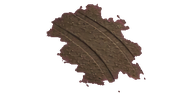
#> input picture game/assets/props/decal_cart_ruts.png, 192 x 96 px, given in place of gpt_walk_haeju.png, which was not available
$ python process-gpt-art.py
#> lines starting #> are read from the running program, lines starting #| are printed output that depends on the picture; after the words box and inside, x2 and y2 are one past the last pixel; in counts of white or black regions, pixels touching at a corner belong together; pictures that were not available may be replaced by others from this repository, and a replacement may not be noted
#!/usr/bin/env python3
"""Bake GPT-generated source sheets into the game's runtime asset slots.

The source images are original assets generated for the project. Sprite sources
use a #ff00ff chroma background; terrain and UI sources are opaque.
"""
from __future__ import annotations

import argparse
from pathlib import Path

import numpy as np
from PIL import Image, ImageOps


ROOT = Path(__file__).resolve().parents[1]
GAME = ROOT / "game"
OUT_CHAR = GAME / "assets" / "chars"
OUT_PROP = GAME / "assets" / "props"
OUT_BLD = GAME / "assets" / "bld"
OUT_TEX = GAME / "assets" / "tex"
OUT_UI = GAME / "assets" / "ui"
PREVIEW = ROOT / "artifacts" / "gpt_art_preview"

CELL_W, CELL_H = 56, 76

CHARACTERS = (
    "haeju",
    "mujin",
    "dochi",
    "wolsim",
    "acolyte",
    "steward",
    "soldier",
    "sailor",
    "priest",
    "villager",
    "believer",
    "patient",
    "child",
    "prisoner",
)

CHARACTER_IDS = {
    "haeju": "agent_haeju",
    "mujin": "agent_mujin",
    "dochi": "agent_dochi",
    "wolsim": "agent_wolsim",
    "acolyte": "guard_acolyte",
    "steward": "guard_steward",
    "soldier": "guard_soldier",
    "sailor": "guard_sailor",
    "priest": "guard_priest",
    "villager": "civil_villager",
    "believer": "civil_believer",
    "patient": "civil_patient",
    "child": "civil_child",
    "prisoner": "civil_prisoner",
}

# Generated rows are ordered SE, SW, NW, NE. Keep this explicit so a future
# source sheet can be corrected without changing the runtime format.
DIR_ORDER = {
    "haeju": (0, 2, 1, 3),
}

PROP_A = (
    ("prop_pine", 80, 160),
    ("prop_tree", 90, 140),
    ("prop_bush", 56, 48),
    ("prop_rock", 52, 40),
    ("prop_jar", 32, 44),
    ("prop_net", 56, 64),
    ("prop_rack", 60, 64),
    ("prop_cart", 80, 56),
    ("prop_well", 64, 72),
    ("prop_boat", 110, 56),
    ("prop_wreck", 110, 52),
    ("prop_crate", 44, 44),
    ("prop_kiln", 64, 72),
    ("prop_altar", 60, 52),
    ("prop_belltower", 64, 180),
    ("prop_stalag", 40, 80),
)

TERRAINS = (
    "terr_sea",
    "terr_mud",
    "terr_sand",
    "terr_grass",
    "terr_dirt",
    "terr_wood",
    "terr_stone",
    "terr_salt",
    "terr_reed",
    "terr_rock",
    "terr_floor",
    "terr_pier",
    "terr_cave",
)

BUILDING_A = (
    ("bld_thatch_2x2", 256, 260),
    ("bld_thatch_3x2", 320, 292),
    ("bld_thatch_5x4", 576, 422),
    ("bld_tile_2x2", 256, 262),
)

BUILDING_B = (
    ("bld_tile_3x2", 320, 294),
    ("bld_tile_4x4", 512, 392),
    ("bld_tile_6x4", 640, 456),
    ("bld_west_8x6", 896, 604),
)

BUILDING_VARIANTS_A = (
    ("bld_thatch_2x2_v1", 256, 260),
    ("bld_thatch_2x2_v2", 256, 260),
    ("bld_thatch_3x2_v1", 320, 292),
    ("bld_thatch_3x2_v2", 320, 292),
)

BUILDING_VARIANTS_B = (
    ("bld_tile_2x2_v1", 256, 262),
    ("bld_tile_2x2_v2", 256, 262),
    ("bld_tile_3x2_v1", 320, 294),
    ("bld_thatch_5x4_v1", 576, 422),
)

DECALS = (
    ("decal_cart_ruts", 192, 96),
    ("decal_puddle", 144, 80),
    ("decal_trampled_grass", 144, 72),
    ("decal_courtyard", 192, 96),
    ("decal_salt_crust", 144, 72),
    ("decal_reed_trail", 160, 80),
    ("decal_shore_wrack", 160, 72),
    ("decal_moss_stain", 128, 64),
    ("decal_footprints", 128, 64),
    ("decal_cart_turn", 160, 80),
    ("decal_kiln_ash", 128, 64),
    ("decal_straw", 144, 72),
    ("decal_fish_scales", 128, 64),
    ("decal_drainage", 160, 72),
    ("decal_pebbles", 128, 64),
    ("decal_tide_pool", 144, 72),
)

SCENERY = (
    ("scene_pine_mass", 280, 220),
    ("scene_reed_bank", 260, 140),
    ("scene_rock_shelf", 260, 140),
    ("scene_fishing_yard", 260, 180),
)


def dilate(mask: np.ndarray, count: int = 1) -> np.ndarray:
    out = mask
    for _ in range(count):
        padded = np.pad(out, 1, constant_values=False)
        out = (
            padded[:-2, :-2]
            | padded[:-2, 1:-1]
            | padded[:-2, 2:]
            | padded[1:-1, :-2]
            | padded[1:-1, 1:-1]
            | padded[1:-1, 2:]
            | padded[2:, :-2]
            | padded[2:, 1:-1]
            | padded[2:, 2:]
        )
    return out


def rgb_hsv(
    r: np.ndarray, g: np.ndarray, b: np.ndarray
) -> tuple[np.ndarray, np.ndarray, np.ndarray]:
    rf, gf, bf = r / 255.0, g / 255.0, b / 255.0
    maxc = np.maximum(np.maximum(rf, gf), bf)
    minc = np.minimum(np.minimum(rf, gf), bf)
    delta = maxc - minc
    sat = np.where(maxc > 1e-5, delta / np.maximum(maxc, 1e-5), 0.0)
    hue = np.zeros_like(maxc)
    rc = (maxc - rf) / np.maximum(delta, 1e-5)
    gc = (maxc - gf) / np.maximum(delta, 1e-5)
    bc = (maxc - bf) / np.maximum(delta, 1e-5)
    hue = np.where(maxc == rf, bc - gc, hue)
    hue = np.where(maxc == gf, 2.0 + rc - bc, hue)
    hue = np.where(maxc == bf, 4.0 + gc - rc, hue)
    hue = np.where(delta > 1e-5, (hue / 6.0) % 1.0, 0.0)
    return hue * 360.0, sat, maxc


def chroma(im: Image.Image) -> Image.Image:
    """Remove generated magenta plus its antialias ring and color spill."""
    arr = np.asarray(im.convert("RGBA")).astype(np.float32)
    r, g, b, a = (arr[..., index] for index in range(4))
    hue, sat, val = rgb_hsv(r, g, b)
    distance = np.sqrt((r - 255.0) ** 2 + g**2 + (b - 255.0) ** 2)
    magenta_hue = (hue >= 278.0) & (hue <= 348.0)
    strong = (
        (distance < 120)
        | ((r > 175) & (b > 165) & (g < 115))
        | (magenta_hue & (sat > 0.36) & (val > 0.20) & (g < r * 0.68))
    )
    weak = (
        (distance < 180)
        | (magenta_hue & (sat > 0.14) & (val > 0.10) & (g < r * 0.84))
        | ((r > 125) & (b > 75) & (g < 120) & ((r + b) > g * 2.1 + 45))
    )

    # Flood-fill only through magenta-like pixels connected to the backdrop.
    punch = strong.copy()
    grown = punch.copy()
    for _ in range(64):
        nxt = dilate(grown) & (strong | weak)
        if np.array_equal(nxt, grown):
            break
        grown = nxt
    punch |= grown
    punch |= dilate(punch) & weak
    alpha = np.where(punch, 0.0, a)

    # Despill the one-pixel retained edge without touching interior colors.
    edge = dilate(alpha < 10, 2) & (alpha > 0)
    spill = np.clip(np.minimum(r, b) - g, 0.0, None)
    mag_edge = edge & ((spill > 5) | (magenta_hue & (sat > 0.10)))
    pull = np.where(mag_edge, np.clip(spill * 0.96, 0, 200), 0.0)
    arr[..., 0] = np.clip(r - pull, 0, 255)
    arr[..., 1] = np.clip(g + pull * 0.08, 0, 255)
    arr[..., 2] = np.clip(b - pull * 0.88, 0, 255)
    arr[..., 3] = np.where(alpha < 12, 0, alpha)
    return Image.fromarray(arr.astype(np.uint8), "RGBA")


# [34 lines left out: functions neutralize_purple_spill, roughen_decal_edge, not called in this run]


def trim(im: Image.Image, pad: int = 3) -> Image.Image:
    alpha = np.asarray(im.getchannel("A"))
    ys, xs = np.where(alpha > 12)
    if not len(xs):
        return Image.new("RGBA", (2, 2), (0, 0, 0, 0))
    x0 = max(0, int(xs.min()) - pad)
    x1 = min(im.width, int(xs.max()) + pad + 1)
    y0 = max(0, int(ys.min()) - pad)
    y1 = min(im.height, int(ys.max()) + pad + 1)
    return im.crop((x0, y0, x1, y1))


def fit_bottom(
    im: Image.Image,
    width: int,
    height: int,
    pad: int = 3,
    max_upscale: float | None = None,
) -> Image.Image:
    im = trim(im)
    scale = min((width - pad * 2) / max(1, im.width), (height - pad) / max(1, im.height))
    if max_upscale is not None:
        scale = min(scale, max_upscale)
    size = (max(1, round(im.width * scale)), max(1, round(im.height * scale)))
    im = im.resize(size, Image.Resampling.LANCZOS)
    canvas = Image.new("RGBA", (width, height), (0, 0, 0, 0))
    canvas.alpha_composite(im, ((width - im.width) // 2, height - im.height))
    return canvas


# [8 lines left out: function fit_center, not called in this run]


def split_grid(im: Image.Image, cols: int, rows: int) -> list[Image.Image]:
    cells: list[Image.Image] = []
    for row in range(rows):
        y0 = round(row * im.height / rows)
        y1 = round((row + 1) * im.height / rows)
        for col in range(cols):
            x0 = round(col * im.width / cols)
            x1 = round((col + 1) * im.width / cols)
            cells.append(im.crop((x0, y0, x1, y1)))
    return cells


# [32 lines left out: functions seamless, cover, not called in this run]


def process_characters(source: Path) -> None:
    for key in CHARACTERS:
        src = source / f"gpt_walk_{key}.png"
        cells = split_grid(chroma(Image.open(src)), 4, 4)
        rows = [cells[i * 4 : (i + 1) * 4] for i in range(4)]
        order = DIR_ORDER.get(key, (0, 1, 2, 3))
        walk = Image.new("RGBA", (CELL_W * 4, CELL_H * 4), (0, 0, 0, 0))
        idle = Image.new("RGBA", (CELL_W, CELL_H * 4), (0, 0, 0, 0))
        for dest_dir, src_dir in enumerate(order):
            for frame, cell in enumerate(rows[src_dir]):
                fitted = fit_bottom(cell, CELL_W, CELL_H, pad=1)
                walk.alpha_composite(fitted, (frame * CELL_W, dest_dir * CELL_H))
                if frame == 1:
                    idle.alpha_composite(fitted, (0, dest_dir * CELL_H))
        asset_id = CHARACTER_IDS[key]
        walk.save(OUT_CHAR / f"{asset_id}_walk.png", optimize=True)
        idle.save(OUT_CHAR / f"{asset_id}.png", optimize=True)


# [128 lines left out: functions process_props, process_terrain, process_buildings, process_world_details, process_ui, write_preview, not called in this run]


def main() -> None:
    parser = argparse.ArgumentParser()
    parser.add_argument(
        "--source",
        type=Path,
        default=Path("/opt/cursor/artifacts/assets"),
        help="Directory containing gpt_*.png source images.",
    )
    args = parser.parse_args()
    for directory in (OUT_CHAR, OUT_PROP, OUT_BLD, OUT_TEX, OUT_UI):
        directory.mkdir(parents=True, exist_ok=True)

    process_characters(args.source)
#> in rgb_hsv, `rc = (maxc - rf) / np.maximum(delta, 1e-5)`:
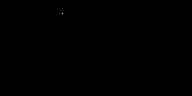
#> rc: shape (96, 192) float32; values 0 (black) and 1 (white), 0.01% white in thin lines or dots, all inside (x1, y1, x2, y2) = (62, 13, 63, 14)
#> in rgb_hsv, `hue = np.where(maxc == rf, bc - gc, hue)`:
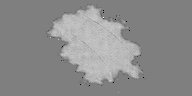
#> hue: shape (96, 192) float32; min -1, max 1, mean 0.098; drawn with min black and max white
#> in rgb_hsv, `hue = np.where(maxc == bf, 4.0 + gc - rc, hue)`:
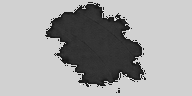
#> hue: shape (96, 192) float32; min -0.662, max 5, mean 2.98; drawn with min black and max white
#> in chroma, `distance = np.sqrt((r - 255.0) ** 2 + g**2 + (b - 255.0) ** 2)`:
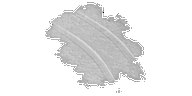
#> distance: shape (96, 192) float32; min 0, max 360.6, mean 333.5; drawn with min black and max white
#> in chroma, `magenta_hue = (hue >= 278.0) & (hue <= 348.0)`: magenta_hue: shape (96, 192) bool; 0.26% white in thin lines or dots, all inside (x1, y1, x2, y2) = (46, 10, 144, 86)
#> in dilate (call 3), `out = mask`: out: shape (96, 192) bool; 73.1% white; 4 black regions (3 under 20 px), largest, box (x1, y1, x2, y2) and area: (46, 3, 144, 87) 4939
#> in chroma, `edge = dilate(alpha < 10, 2) & (alpha > 0)`: edge: shape (96, 192) bool; 7.4% white in thin lines or dots, all inside (x1, y1, x2, y2) = (45, 2, 146, 93)
#> in chroma, `mag_edge = edge & ((spill > 5) | (magenta_hue & (sat > 0.10)))`:
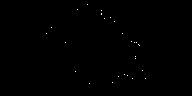
#> mag_edge: shape (96, 192) bool; 0.15% white in thin lines or dots, all inside (x1, y1, x2, y2) = (46, 4, 146, 84)
#> in chroma, `arr[..., 1] = np.clip(g + pull * 0.08, 0, 255)`: arr: shape (96, 192, 4) float32; mean R, G, B, A 26.6, 19.7, 16.4, 65.5
#> in chroma, `arr[..., 2] = np.clip(b - pull * 0.88, 0, 255)`: arr: shape (96, 192, 4) float32; mean R, G, B, A 26.6, 19.7, 16.4, 65.5
#> in chroma, `arr[..., 3] = np.where(alpha < 12, 0, alpha)`: arr: shape (96, 192, 4) float32; mean R, G, B, A 26.6, 19.7, 16.4, 65.4
#> in split_grid, `cells: list[Image.Image] = []`: cells = []
#> after the loop in split_grid, `for row in range(rows):`: cells = 16 items
#> in process_characters, `rows = [cells[i * 4 : (i + 1) * 4] for i in range(4)]`: rows = 4 items
#> in process_characters, `walk = Image.new("RGBA", (CELL_W * 4, CELL_H * 4), (0, 0, 0, 0))`: walk: PIL image 224x304 RGBA; every value is 0
#> in process_characters, `idle = Image.new("RGBA", (CELL_W, CELL_H * 4), (0, 0, 0, 0))`: idle: PIL image 56x304 RGBA; every value is 0
#> the loop in process_characters, `for dest_dir, src_dir in enumerate(order):` made 4 passes
#> pass 1, in trim (call 2), `alpha = np.asarray(im.getchannel("A"))`:
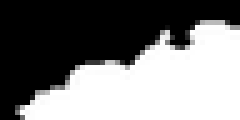
#> alpha: shape (24, 48) (shown 5 times larger); min 0, max 255, mean 122.6
#> pass 1, in fit_bottom (call 2), `im = trim(im)`:
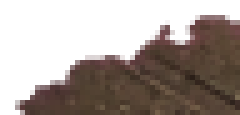
#> im: PIL image 48x23 RGBA (shown 5 times larger); mean R, G, B, A 49.7, 37, 31.5, 127.9; transparent parts drawn white
#> in process_characters, `asset_id = CHARACTER_IDS[key]`: asset_id = 'agent_haeju'
    process_props(args.source)
    process_terrain(args.source)
    process_buildings(args.source)
    process_world_details(args.source)
    process_ui(args.source)
    write_preview()
    print("Baked original GPT art into", GAME / "assets")


if __name__ == "__main__":
#> (the run stopped early here; a loop or call above may not have finished)
